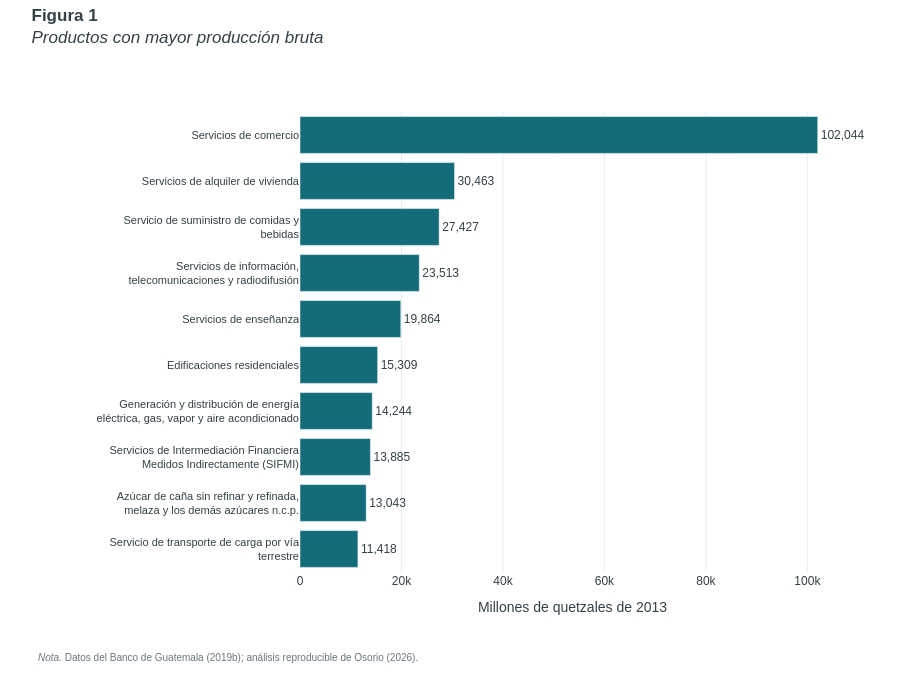

Write notebook code for a chart like this one.
### Code cell
#@title { display-mode: "form" }
fig = figura_produccion(principales_produccion)
mostrar_figura(fig, "Figura 1. Productos con mayor producción bruta")

### Figure 1 — Plotly figure (JSON) as saved in the notebook; plotly's stock layout.template omitted (floating-point values rounded to 4 significant figures)
{"data": [{"cliponaxis": false, "customdata": [["Servicio de transporte de carga por vía terrestre", "P105"], ["Azúcar de caña sin refinar y refinada, melaza y los demás azúcares n.c.p.", "P052"], ["Servicios de Intermediación Financiera Medidos Indirectamente (SIFMI)", "P115"], ["Generación y distribución de energía eléctrica, gas, vapor y aire acondicionado", "P095"], ["Edificaciones residenciales", "P098"], ["Servicios de enseñanza", "P142"], ["Servicios de información, telecomunicaciones y radiodifusión", "P112"], ["Servicio de suministro de comidas y bebidas", "P111"], ["Servicios de alquiler de vivienda", "P118"], ["Servicios de comercio", "P102"]], "hovertemplate": "%{customdata[0]}<br>Código: %{customdata[1]}<br>Producción bruta: Q %{x:,.2f} millones<extra></extra>", "marker": {"color": "#146c7a"}, "orientation": "h", "text": ["11,418", "13,043", "13,885", "14,244", "15,309", "19,864", "23,513", "27,427", "30,463", "102,044"], "textposition": "outside", "x": [11420.0, 13040.0, 13890.0, 14240.0, 15310.0, 19860.0, 23510.0, 27430.0, 30460.0, 102000.0], "y": ["Servicio de transporte de carga por vía<br>terrestre", "Azúcar de caña sin refinar y refinada,<br>melaza y los demás azúcares n.c.p.", "Servicios de Intermediación Financiera<br>Medidos Indirectamente (SIFMI)", "Generación y distribución de energía<br>eléctrica, gas, vapor y aire acondicionado", "Edificaciones residenciales", "Servicios de enseñanza", "Servicios de información,<br>telecomunicaciones y radiodifusión", "Servicio de suministro de comidas y<br>bebidas", "Servicios de alquiler de vivienda", "Servicios de comercio"], "type": "bar"}], "layout": {"title": {"pad": {"b": 8}, "font": {"size": 17}, "text": "<b>Figura 1</b><br><i>Productos con mayor producción bruta</i>", "x": 0.035, "xref": "container", "xanchor": "left", "y": 0.97, "yref": "container", "yanchor": "top", "automargin": false}, "font": {"family": "Arial, sans-serif", "size": 12, "color": "#334148"}, "margin": {"l": 300, "r": 55, "t": 112, "b": 118}, "hoverlabel": {"font": {"size": 12, "family": "Arial"}, "bgcolor": "white"}, "height": 690, "paper_bgcolor": "white", "plot_bgcolor": "white", "annotations": [{"align": "left", "font": {"color": "#69767d", "size": 10}, "showarrow": false, "text": "<i>Nota.</i> Datos del Banco de Guatemala (2019b); análisis reproducible de Osorio (2026).", "x": 0, "xanchor": "left", "xref": "paper", "xshift": -264, "y": -0.17, "yanchor": "top", "yref": "paper"}], "xaxis": {"title": {"text": "Millones de quetzales de 2013"}, "gridcolor": "#e8edef", "zeroline": false}, "yaxis": {"tickfont": {"size": 11}, "automargin": true}}}
